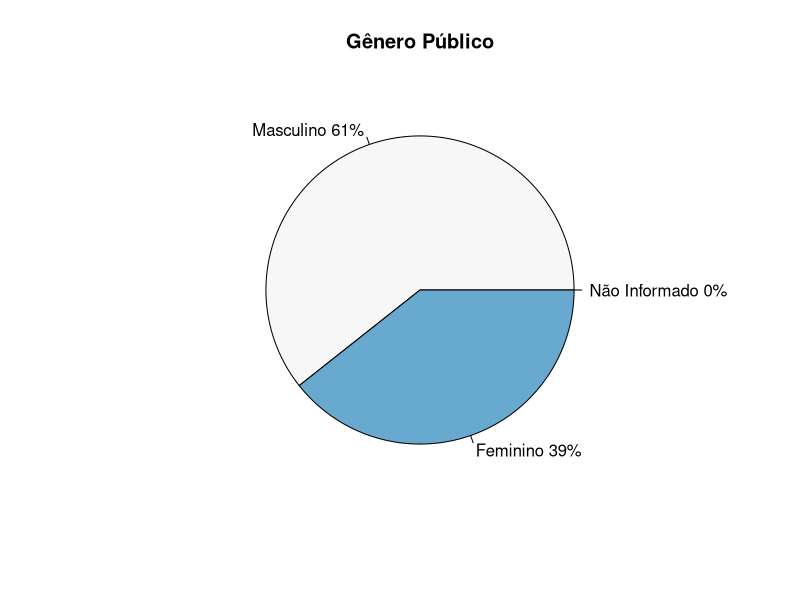

Generate this figure with R: (Note: this script raises an error after producing the figure.)
#instalação pacotes
install.packages("readxl")
install.packages("RColorBrewer")
library("reshape2")
library("RColorBrewer")
library("readxl")

cor <- function(numero_dados) {
  d=brewer.pal(n = numero_dados, name = "RdBu")
  return(d)
}

#usando xls
data <- read_excel("dados/umses_graduacao_2018_vtidy.xlsx")

#### Análises de gênero

#atribuindo os valores da coluna genero
coluna_genero <- data$'genero'

# Dicionário de dados
  # Não informado = 1
  # Masculino = 2
  # Feminino = 3

nao_informado <- sum(coluna_genero == '1')
masculino <- sum(coluna_genero == '2')
feminino <- sum(coluna_genero == '3')
total <- masculino + feminino + nao_informado

#abre arquivo pdf para poder salvar o gráfico
pdf("graficos/dados_genero.pdf")

#Qtd. Pessoas por Gênero
dados <- c(nao_informado, masculino, feminino)
legenda <- c("Não Informado", "Masculino", "Feminino")
qtd <- length(legenda)
pct <- round(dados/sum(dados)*100)
legenda <- paste(legenda, pct)
legenda <- paste(legenda,"%",sep="")
pie(dados,labels = legenda, col=cor(qtd),
    main="Gênero Público")

#Gráfico de barras
legenda_barra <- c("Não Informado", "Masculino", "Feminino")
qtd <- length(legenda_barra)
legenda_barra <- paste(legenda_barra, pct)
barplot(dados, legend=legenda_barra, main="Gênero Público", 
        xlab="Gênero",col=cor(qtd),
        ylim = c(0, 1.5* max(slices, na.rm = T)))

#fecha pdf
dev.off()

#### Análises de idade

# Dicionário de dados idade
  #1. Entre 16 e 20 anos
  #2. Entre 21 e 25 anos
  #3. Entre 26 e 30 anos
  #4. Entre 30 e 35 anos
  #5. Entre 36 e 40 anos
  #6. Acima de 40 anos

coluna_idade <- data$'idade'

i16_20 <- sum(coluna_idade == '1')
i21_25 <- sum(coluna_idade == '2')
i26_30 <- sum(coluna_idade == '3')
i30_35 <- sum(coluna_idade == '4')
i36_40 <- sum(coluna_idade == '5')
i41 <- sum(coluna_idade == '6')

dados_idade <- c(i16_20, i21_25, i26_30, i30_35, i36_40, i41)

#Gráfico de barras
g1 <- "Entre 16 e 20 anos:"
g2 <- "Entre 21 e 25 anos:"
g3 <- "Entre 26 e 30 anos:"
g4 <- "Entre 30 e 35 anos:"
g5 <- "Entre 36 e 40 anos:"
g6 <- "Acima de 40 anos:"
legenda_idade <- c(g1, g2, g3, g4, g5, g6)
qtd <- length(legenda_idade)
legenda_idade <- paste(legenda_idade, dados_idade, "pessoas")

#abre arquivo pdf para poder salvar o gráfico
pdf("graficos/dados_idade.pdf")

barplot(dados_idade, legend=legenda_idade, main="Idade Público", 
        xlab="Idade",col=cor(qtd),
        ylim = c(0, 1.5* max(slices, na.rm = T)))

#fecha pdf
dev.off()

#### Análises característica dos respondentes

# Dicionário de profissões
  # 1. Professor
  # 2. Aluno
  # 3. Professor e aluno
  # 4. Prefiro não declarar"

coluna_prof <- data$'profal'

prof <- sum(coluna_prof == '1')
aluno <- sum(coluna_prof == '2')
prof_aluno <- sum(coluna_prof == '3')
na <- sum(coluna_prof == '4')

dados_profi <- c(prof, aluno, prof_aluno, na)

#Todos são alunos

#### Análises de trabalho

# Dicionário de dados
#1 - Desempregado
#2 - Jornada parcial
#3 - Jornada integral
#4 - Estagiário
#5 - Trabalha por conta própria
#6 - Afastado temporariamente
#7 - Aposentado
#8 - Bolsista Capes

coluna_trab <- data$'trabalha'

des <- sum(coluna_trab == '1')
jorn_p <- sum(coluna_trab == '2')
jorn_i <- sum(coluna_trab == '3')
estag <- sum(coluna_trab == '4')
conta_pro <- sum(coluna_trab == '5')
temp_afas <- sum(coluna_trab == '6')
aposent <- sum(coluna_trab == '7')
bolsi <- sum(coluna_trab == '8')

dados_trab <- c(des, jorn_p, jorn_i, estag, bolsi)

#Gráfico de barras
g1 <- "Desempregado:"
g2 <- "Jornada parcial:"
g3 <- "Jornada integral:"
g4 <- "Estagiário:"
g8 <- "Bolsista Capes:"

legenda_trab <- c(g1, g2, g3, g4, g8)
qtd <- length(legenda_trab)

#abre arquivo pdf para poder salvar o gráfico
pdf("graficos/dados_trabalho.pdf")

pct <- round(dados_trab/sum(dados_trab)*100)
legenda_trab <- paste(legenda_trab, pct)
legenda_trab <- paste(legenda_trab,"%",sep="")
pie(dados_trab,labels = legenda_trab, col=cor(qtd),
    main="Situação empregatícia")

#fecha pdf
dev.off()

# Dicionário de dados
# 1 - Solteiro (a)
# 2 - Casado (a)
# 3 - União Estável
# 4 - Viúvo (a)
# 5 - Separado (a)
# 6 - Prefiro não declarar

coluna_estadocivil <- data$'estadocivil'

solteiro <- sum(coluna_estadocivil == '1')
casado <- sum(coluna_estadocivil == '2')
uniao <- sum(coluna_estadocivil == '3')
viuvo <- sum(coluna_estadocivil == '4')
separado <- sum(coluna_estadocivil == '5')
ND <- sum(coluna_estadocivil == '6')

dados_estadocivil <- c(solteiro, casado, uniao, viuvo, separado, ND)

#Gráfico de barras
g1 <- "Solteiro (a):"
g2 <- "Casado (a):"
g3 <- "União Estável:"
g4 <- "Viúvo (a):"
g5 <- "Separado (a):"
g6 <- "Prefiro não declarar:"

legenda_estadocivil <- c(g1, g2, g3, g4, g5, g6)
qtd <- length(legenda_estadocivil)
legenda_estadocivil <- paste(legenda_estadocivil, dados_estadocivil)

#abre arquivo pdf para poder salvar o gráfico
pdf("graficos/dados_estadocivil.pdf")

barplot(dados_estadocivil, legend=legenda_estadocivil, main="Estado Civil", 
        xlab="Estado",col=cor(qtd),
        ylim = c(0, 1.1* max(dados_estadocivil, na.rm = T)))

#fecha pdf
dev.off()

# Dicionário de dados
# 1 - Sem filhos
# 2 - Um filho
# 3 - Dois filhos
# 4 - Três filhos
# 5 - Mais de três filhos

coluna_filhos <- data$'filhos'

na <- sum(coluna_estadocivil == '1')
um <- sum(coluna_estadocivil == '2')
dois <- sum(coluna_estadocivil == '3')
tres <- sum(coluna_estadocivil == '4')
tresmais <- sum(coluna_estadocivil == '5')

dados_filho <- c(na, um, dois, tres, tresmais)

#Gráfico de barras
g1 <- "Sem filhos:"
g2 <- "Um filho:"
g3 <- "Dois filhos:"
g4 <- "Três filhos:"
g5 <- "Mais de três filhos:"

legenda_filhos <- c(g1, g2, g3, g4, g5)

require(reshape2)
df <- data.frame(legenda_filhos, dados_filho)
print(df)
